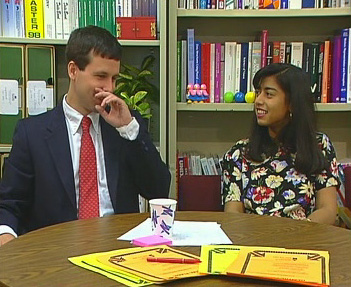
#> input picture images/lib.png, 351 x 287 px, found by its file name
$ jupyter execute --allow-errors exp4.ipynb
#> lines starting #> are read from the running program, lines starting #| are printed output that depends on the picture
[cell 1]
import cv2
import numpy as np
import matplotlib.pyplot as plt
from time import time
from sklearn import datasets
from sklearn.mixture import GaussianMixture
import pandas as pd
from pandas import DataFrame
import scipy.sparse as sp
import igraph as ig
import math

[cell 2]
class EventHandler:
    """
    Class for handling user input during segmentation iterations
    """

    def __init__(self, flags, img, _mask, colors):

        self.FLAGS = flags
        self.ix = -1
        self.iy = -1
        self.img = img
        self.img2 = self.img.copy()
        self._mask = _mask
        self.COLORS = colors

    @property
    def image(self):
        return self.img

    @image.setter
    def image(self, img):
        self.img = img

    @property
    def mask(self):
        return self._mask

    @mask.setter
    def mask(self, _mask):
        self._mask = _mask

    @property
    def flags(self):
        return self.FLAGS

    @flags.setter
    def flags(self, flags):
        self.FLAGS = flags

    # [42 lines left out: function handler, not called in this run]

[cell 3]
def run(filename: str):
#> called with filename = './../../lib.png'
    COLORS = {'BLACK' : [0,0,0],'RED'   : [0, 0, 255],'GREEN' : [0, 255, 0],'BLUE'  : [255, 0, 0],'WHITE' : [255,255,255]}

    DRAW_BG = {'color' : COLORS['BLACK'], 'val' : 0}
    DRAW_FG = {'color' : COLORS['WHITE'], 'val' : 1}

    FLAGS = {'RECT' : (0, 0, 1, 1),'DRAW_STROKE': False,'DRAW_RECT' : False,'rect_over' : False,'rect_or_mask' : -1,'value' : DRAW_FG}

    img = cv2.imread(filename)
#> img is the input picture: shape (287, 351, 3); mean B, G, R 78.3, 106.2, 116.7
    #mg=cv2.cvtColor(img,cv2.COLOR_BGR2RGB)
    plt.imshow(cv2.cvtColor(img,cv2.COLOR_BGR2RGB))
    img2 = img.copy()
    mask = np.zeros(img.shape[:2], dtype = np.uint8) # mask is a binary array with : 0 - background pixels
                                                     #                               1 - foreground pixels
    output = img.copy()        # output image to be shown
    img1=img.copy()
    # Input and segmentation windows
    cv2.namedWindow('Input Image',cv2.WINDOW_GUI_NORMAL)
    cv2.namedWindow('Segmented output',cv2.WINDOW_GUI_NORMAL)

    EventObj = EventHandler(FLAGS, img, mask, COLORS)
#> in __init__, `self._mask = _mask`: self._mask: shape (287, 351); every value is 0
    cv2.setMouseCallback('Input Image', EventObj.handler)
    cv2.moveWindow('Input Image', img.shape[1] + 10, 90)
    out_box=np.zeros(img.shape)
    box=[0,0,1,1]
    out_box[box[1]:box[3],box[0]:box[2],:]=1
    unknown_part=img[box[1]:box[3],box[0]:box[2],:]
#> unknown_part = [[133, 134, 114]]
    out_start=out_box.copy()
    flag=False
    ll=0
    while(1):
        mask = EventObj.mask
        FLAGS = EventObj.flags
#> FLAGS = 6 items
        img = EventObj.image
        cv2.imshow('Input Image', img)
        k = cv2.waitKey(1)
#> (key Esc is pressed here)
        box=[1,1,1,1]
        if k == 27:
            cv2.destroyAllWindows()
            # esc to exit
            break

        elif k == ord('0'):
            # Strokes for background
            FLAGS['value'] = DRAW_BG
            print(out_box.shape,img.shape)
            out_box[np.where(np.sum(img,axis=2)==0)]=0
            print(FLAGS['value'])
            plt.imshow(out_box,'gray')
            plt.show()
        elif k == ord('1'):
            # FG drawing
            FLAGS['value'] = DRAW_FG
            print(FLAGS['value'])
            out_box[np.where(img)==255]=1
            plt.imshow(out_box,'gray')
            plt.show()
            cv2.destroyAllWindows()
            return out_box+1
        elif k == ord('r'):
            # reset everything
            FLAGS['RECT'] = (0, 0, 1, 1)
            FLAGS['DRAW_STROKE'] = False
            FLAGS['DRAW_RECT'] = False
            FLAGS['rect_or_mask'] = -1
            FLAGS['rect_over'] = False
            FLAGS['value'] = DRAW_FG
            img = img2.copy()
            mask = np.zeros(img.shape[:2], dtype = np.uint8)
            EventObj.image = img
            EventObj.mask = mask
            output = np.zeros(img.shape, np.uint8)
        elif k== ord('2'):
            bbox=FLAGS['RECT']
            box[0]=bbox[0]
            box[1]=bbox[1]
            box[2]=bbox[2]+bbox[0]
            box[3]=bbox[3]+bbox[1]
            print(box)
            cv2.destroyAllWindows()
            # [5 lines of commented-out code are left out]
            return box
        elif k == 13:
            print("hi")
            if(flag==False):
                box=FLAGS['RECT']
            #print(FLAGS['RECT'])
            #output=runner(img,box,10)
        cv2.imshow('Segmented image',output)
        # [5 lines of commented-out code are left out]

[cell 4]
mult=run('./../../lib.png')

[cell 5]
np.save('library',mult)
#> (the rest of this cell did not finish here and is left out)

[cell 6]
#print(mult)
np.save('farm',mult)
#> (the rest of this cell did not finish here and is left out)

[cell 7]
img=cv2.imread('./../../hi.png')
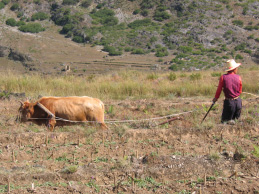
#> input picture images/hi.png, 259 x 194 px, found by its file name
#> img is the input picture: shape (194, 259, 3); mean B, G, R 100.8, 126.7, 145.3
img=cv2.cvtColor(img,cv2.COLOR_BGR2RGB)
plt.imshow(img)

[cell 8]
def normm(img1,img2):
    if (img1.std()==0 or img2.std()==0):
        return 0
    up=np.mean((img1-img1.mean())*(img2-img2.mean()))
    down=(img1.std()*img2.std())
    return up/down
# [23 lines left out: function corr_match, not called in this run]
def corr_match1(img1,img2,xx):
    mp1=[]
    mp2=[]
    d={}
    l=0
    x,y=xx[0],xx[1]
    #img2=cv2.resize(img2,(img1.shape[1],img1.shape[0]))
    for i in range((img1.shape[0]-x)):
        for j in range((img1.shape[1]-y)):
            img=img1[i:i+x,j:j+y].copy()
            corr=0
            mp1.append((i,j))
            mp2.append((0,0))
            for ii in range((img2.shape[0]-x)):
                for jj in range((img2.shape[1]-y)):
                    temp=img2[ii:ii+x,jj:jj+y].copy()
                    corr_temp=normm(img,temp)
                    if(corr_temp>corr):
                        mp2[l]=(ii,jj)
                        corr=corr_temp
            d[i,j]=mp2[l]
            l=l+1
    return d
# [23 lines left out: function corr_match2, not called in this run]

[cell 9]
from numpy.linalg import norm
# [88 lines left out: functions PP, patches, NCC_best_patch1, NCC_best_patch2, NCC_best_patch11, NCC_best_patch21, not called in this run]

[cell 10]
img1=cv2.imread('./../../hi.png')
img1=cv2.resize(img1,(30,30))
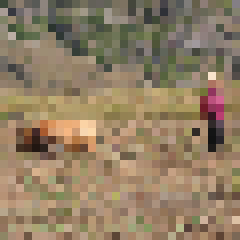
#> img1: shape (30, 30, 3) (shown 8 times larger); mean B, G, R 100.4, 126.2, 144.9
img2=cv2.resize(img1,(30,30))
d1=corr_match1(img1,img2,[7,7])
d2=NCC_best_patch1(img1,img2,7,7)
print(len(d1),len(d2))
